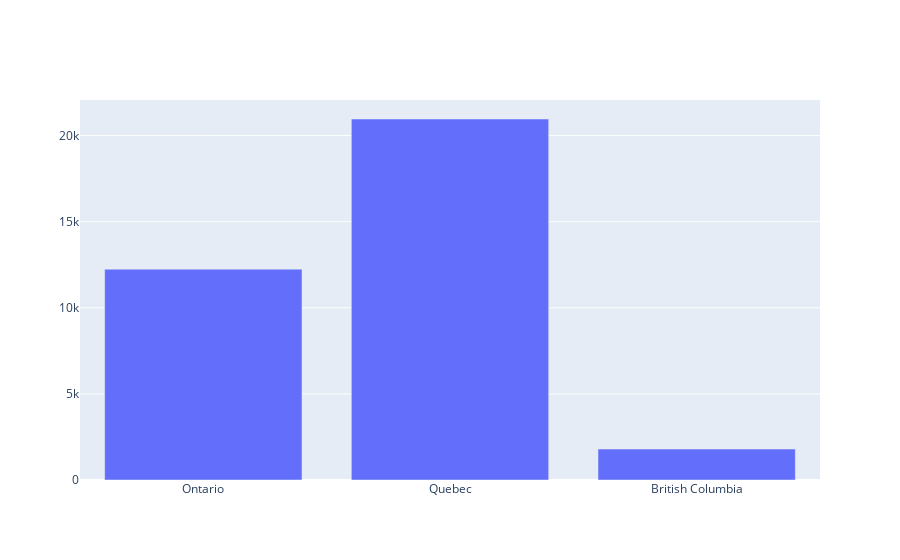

The cell this chart's notebook holds for it:
### Code cell
fig=dict({
    'data':[{'type':'bar',
        'x':df.prname,
        'y':df.numtotal}],
})

import plotly.io as pio

pio.show(fig)

### Figure 1 — Plotly figure (JSON) as saved in the notebook; plotly's stock layout.template omitted (floating-point values rounded to 4 significant figures)
{"data": [{"type": "bar", "x": ["Ontario", "Quebec", "British Columbia"], "y": [12245, 20965, 1795]}], "layout": {}}
